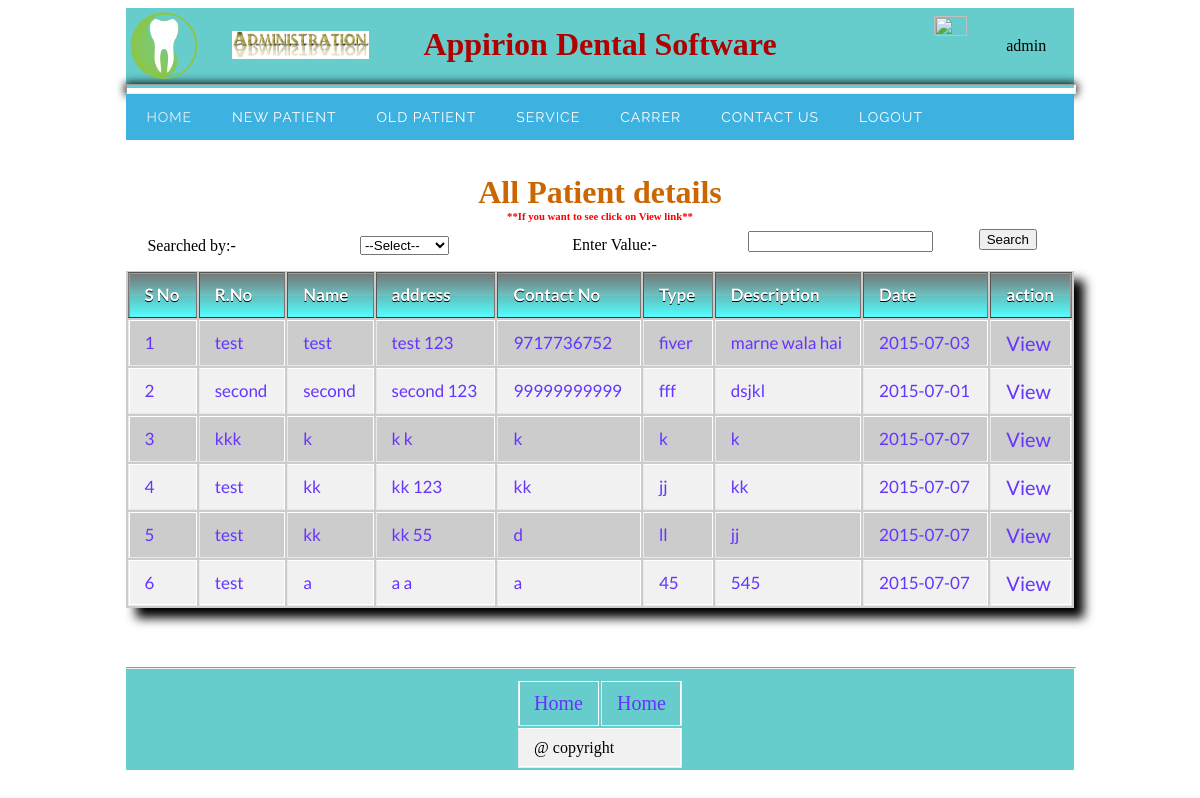
/admin/allpatient.php (signed in), run on the app's committed database.
### tables this page shows
CREATE TABLE IF NOT EXISTS `patient` (
  `id` int(11) NOT NULL,
  `regid` varchar(20) NOT NULL,
  `Name` varchar(250) NOT NULL,
  `address` varchar(250) NOT NULL,
  `Contactno` varchar(50) NOT NULL,
  `pincode` varchar(50) NOT NULL,
  `image` varchar(200) NOT NULL,
  `docid` int(11) NOT NULL,
  `type` varchar(250) NOT NULL,
  `description` text NOT NULL,
  `reciptimage` varchar(200) NOT NULL,
  `fee` varchar(150) NOT NULL,
  `charge` varchar(150) NOT NULL,
  `created` date NOT NULL
);

### admin/allpatient.php (the view, shortened to what this page needs)
<?php include_once('connection/connection.php');
include_once('header.php') ?>
<!DOCTYPE html PUBLIC "-//W3C//DTD XHTML 1.0 Transitional//EN" "http://www.w3.org/TR/xhtml1/DTD/xhtml1-transitional.dtd">
<html xmlns="http://www.w3.org/1999/xhtml">
<head>
<link href="css/admincss.css" rel="stylesheet" type="text/css"  />
</head>
<body>
<center>
<fieldset style="border-color:#03C; height:92px; margin-top:5%;  border:hidden;">
<h1 style="color:#C60;">All Patient details</h1>
<h6 style="color:#F00; margin-top:-2%;">**If you want to see click on View link**</h6></fieldset>
<fieldset style="border-color:#03C; height:73px; margin-top:-2%; width:78%; text-align: left; border:hidden;">
<div style="margin-top:0%; margin-bottom:1%;">
	<div style="margin-left:1%;"">Searched by:-</div>&nbsp;&nbsp;
    <div style="margin-left:24%; margin-top:-4%;">
    		<select name="serchedby">
            	<option value="0">--Select--</option>
            </select>
    </div>
    <div style="margin-left:47%; margin-top:-2%;">Enter Value:-</div>
    <div style="margin-left:66%; margin-top:-2.5%;">
    	<input type="search"  />
    </div>
    <div style="margin-left:91%; margin-top:-2.5%;">
    	<input type="submit" name="Search" value="Search"  />
    </div>
</div>
</fieldset>
<div style="box-shadow: 10px 10px 10px; width:80%; height:auto; background-color:#6cc; margin-top:-5%; margin-bottom:5%; ">
<table class="table" align="center" style="margin-top:1%; margin-left:0%;">
    <tr>
    	<th class="th">S No</th>
        <th class="th">R.No</th>
        <th class="th">Name</th>
        <th class="th">address</th>
        <th class="th">Contact No</th>
        <th class="th">Type</th>
        <th class="th">Description</th>
        <th class="th">Date</th>
        <th class="th">action</th>
	</tr>
<?php
 $details=mysql_query('select * from patient');
 $counter=0;
 while($p_details=mysql_fetch_array($details))
 {
	 $regno=$p_details['regid'];
	 $Name=$p_details['Name'];
	 $address=$p_details['address']." ".$p_details['pincode'];
	 $Contactno=$p_details['Contactno'];
	 $type=$p_details['type'];
	 $description=$p_details['description'];
	 $created=$p_details['created'];
	 $counter++;
	?>
    <tr>
    <td><?php echo $counter;  ?></td>
    <td><?php echo $regno;  ?></td>
    <td><?php echo $Name;  ?></td>
    <td><?php echo $address;  ?></td>
    <td><?php echo $Contactno;  ?></td>
    <td><?php echo $type;  ?></td>
    <td><?php echo $description;  ?></td>
    <td><?php echo $created;  ?></td>
    <td><a href="#">View</a></td>
    </tr>
    <?php
 }
?>
</table>
</div>
</center>
</body>
</html>
<?php include_once('footer.php'); ?>

### admin/header.php (shortened to what this page needs)
<!DOCTYPE html PUBLIC "-//W3C//DTD XHTML 1.0 Transitional//EN" "http://www.w3.org/TR/xhtml1/DTD/xhtml1-transitional.dtd">
<html xmlns="http://www.w3.org/1999/xhtml">
<head>
<link href="css/user.css" type="text/css" rel="stylesheet" />
<link rel="stylesheet" href="menu/styles.css" type="text/css">
</head>
<body>
<center>
<div class="header">
	<div class="left_logo">
	    <img src="../img/logo-png.png" width="40%" height="25%" class="logo" />
        <img src="img/Administration.jpg" class="logo" width="72%" height="0%" style=" margin-top:-28%; margin-left:56%;" />
    </div>
    <div class="right_top">
    	<h1 style=" margin-top:2%; color:#B00000; font-family:'Adobe Garamond Pro Bold';">Appirion Dental Software</h1>
    </div>
   	 <div class="header_right">
      <img src="img/administrator-icon (1).png" class="logo" width="59%" height="0%" style=" margin-top:-22%; margin-left:-59%;" />
     <?php
	 	$id=$_SESSION['var'];
		$sql="Select * from admin where id='$id'";
		 $details=mysql_query($sql);
		while($get_details=mysql_fetch_array($details))
			{
				echo $get_details['name'];
			}
	?>
    </div>
    <hr class="hrheader" />
    <div id='cssmenu'>
<ul>
   <li class='active'><a href='index.php'>Home</a></li>
   <li><a href='newpatient.php'>New Patient</a></li>
   <li><a href='allpatient.php'>Old Patient</a></li>
   <li><a href='#'>Service</a></li>
   <li><a href='#'>Carrer</a></li>
   <li><a href='#'>Contact Us</a></li>
   <li> <?php if($_SESSION['var']=='')
   { ?>
   <a href='login.php'>Login</a>
   <?php }else { ?><a href='Logout.php'>Logout</a></li>  <?php
   } ?>
</ul>
</div>
</div>
</center>
</body>
</html>

### admin/footer.php (shortened to what this page needs)
<!DOCTYPE html PUBLIC "-//W3C//DTD XHTML 1.0 Transitional//EN" "http://www.w3.org/TR/xhtml1/DTD/xhtml1-transitional.dtd">
<html xmlns="http://www.w3.org/1999/xhtml">
<head>
<link type="text/css" href="css/user.css" rel="stylesheet" />
</head>
<body>
<center>
<div class="footer"  >
<table align="center">
  <tr align="center">
  <hr style="width:100%;"  />
     </tr>
	<tr>
    	<td><a href="#">Home</a></td>
        <td><a href="#">Home</a></td>
     </tr>
           <tr>
		   <td colspan="2">@ copyright</td>
          </tr>
</table>
</div>
</center>
</body>
</html>

### admin/css/user.css (style rules this page uses)
body { background-color:#fff; }
.header { width:80%; height:80px; background:#6CC; }
.left_logo { width:20%; height:auto; float:left; }
.right_top { width:40%; height:auto; text-align:center; padding-top: 10px; }
.logo { float:left; }
.header_right { width:10%; float:right; height:auto; margin-top:-5%; font-size:16px; }
a { color:#63F; text-decoration:none; font-size:20px; }
.hrheader { color:#F00; height: 10%; margin-left: -20%; width: 100%; box-shadow: 0 0 10px 1px black; margin:0px auto; }
.footer { width:80%; margin-top:0%; background-color:#6cc; }

### admin/menu/styles.css (style rules this page uses)
#cssmenu, #cssmenu ul, #cssmenu ul li, #cssmenu ul li a, #cssmenu #menu-button { margin: 0; padding: 0; border: 0; list-style: none; line-height: 1; display: block; position: relative; -webkit-box-sizing: border-box; -moz-box-sizing: border-box; box-sizing: border-box; }
#cssmenu:after, #cssmenu > ul:after { content: "."; display: block; clear: both; visibility: hidden; line-height: 0; height: 0; }
#cssmenu { width: auto; font-family: Raleway, sans-serif; line-height: 1; }
#cssmenu > ul { background: #3db2e1; }
#cssmenu > ul > li { float: left; -webkit-perspective: 1000px; -moz-perspective: 1000px; perspective: 1000px; }
#cssmenu > ul > li > a { padding: 16px 20px; font-size: 14px; color: #ffffff; letter-spacing: 1px; text-transform: uppercase; text-decoration: none; background: #3db2e1; -webkit-transition: all .3s; -moz-transition: all .3s; -o-transition: all .3s; transition: all .3s; -webkit-transform-origin: 50% 0; -moz-transform-origin: 50% 0; transform-origin: 50% 0; -webkit-transform-style: preserve-3d; -moz-transform-style: preserve-3d; transform-style: preserve-3d; }
#cssmenu > ul > li.active > a { color: #dff2fa; }
#cssmenu > ul > li > a::before { position: absolute; top: 100%; left: 0; z-index: -1; -webkit-box-sizing: border-box; -moz-box-sizing: border-box; box-sizing: border-box; width: 100%; height: 100%; padding: 16px 20px; color: #dff2fa; background: #19799f; content: attr(data-title); -webkit-transition: background 0.3s; -moz-transition: background 0.3s; transition: background 0.3s; -webkit-transform: rotateX(-90deg); -moz-transform: rotateX(-90deg); transform: rotateX(-90deg); -webkit-transform-origin: 50% 0; -moz-transform-origin: 50% 0; transform-origin: 50% 0; -ms-transform: translateY(- -18px); }

### admin/css/admincss.css (style rules this page uses)
.table { background:#CCC; color:#63f; border-collapse: separate; box-shadow: inset 0 1px 0 #fff; font-size: 17px; line-height: 24px; font-family: 'Lato', sans-serif; margin-left:-0%; text-align: left; width: 100%; }
.th { background: url(http://jackrugile.com/images/misc/noise-diagonal.png), linear-gradient(#777, #51FFFF); border-left: 1px solid #555; border-right: 1px solid #777; border-top: 1px solid #555; border-bottom: 1px solid #333; box-shadow: inset 0 1px 0 #999; color: #fff; font-weight: bold; padding: 10px 15px; position: relative; text-shadow: 0 1px 0 #000; }
th:after { background: linear-gradient(rgba(255,255,255,0), rgba(255,255,255,.08)); content: ''; display: block; height: 25%; left: 0; margin: 1px 0 0 0; position: absolute; top: 25%; width: 100%; }
th:first-child { border-left: 1px solid #777; box-shadow: inset 1px 1px 0 #999; }
th:last-child { box-shadow: inset -1px 1px 0 #999; }
td { border-right: 1px solid #fff; border-left: 1px solid #e8e8e8; border-top: 1px solid #fff; border-bottom: 1px solid #e8e8e8; padding: 10px 15px; position: relative; transition: all 300ms; }
td:first-child { box-shadow: inset 1px 0 0 #fff; }
td:last-child { border-right: 1px solid #e8e8e8; box-shadow: inset -1px 0 0 #fff; }
tr { background: url(http://jackrugile.com/images/misc/noise-diagonal.png); }
tr:nth-child(odd) td { background: #f1f1f1 url(http://jackrugile.com/images/misc/noise-diagonal.png); }
tr:last-of-type td { box-shadow: inset 0 -1px 0 #fff; }
tr:last-of-type td:first-child { box-shadow: inset 1px -1px 0 #fff; }
tr:last-of-type td:last-child { box-shadow: inset -1px -1px 0 #fff; }

### data on the page
patient: regid "test", Name "test", address "test 123", Contactno "9717736752", type "fiver", description "marne wala hai", created "2015-07-03"
patient: regid "second", Name "second", address "second 123", Contactno "99999999999", type "fff", description "dsjkl", created "2015-07-01"
patient: regid "kkk", Name "k", address "k k", Contactno "k", type "k", description "k", created "2015-07-07"
patient: regid "test", Name "kk", address "kk 123", Contactno "kk", type "jj", description "kk", created "2015-07-07"
patient: regid "test", Name "kk", address "kk 55", Contactno "d", type "ll", description "jj", created "2015-07-07"
patient: regid "test", Name "a", address "a a", Contactno "a", type "45", description "545", created "2015-07-07"

### other printed values
$get_details['name'] "admin"
